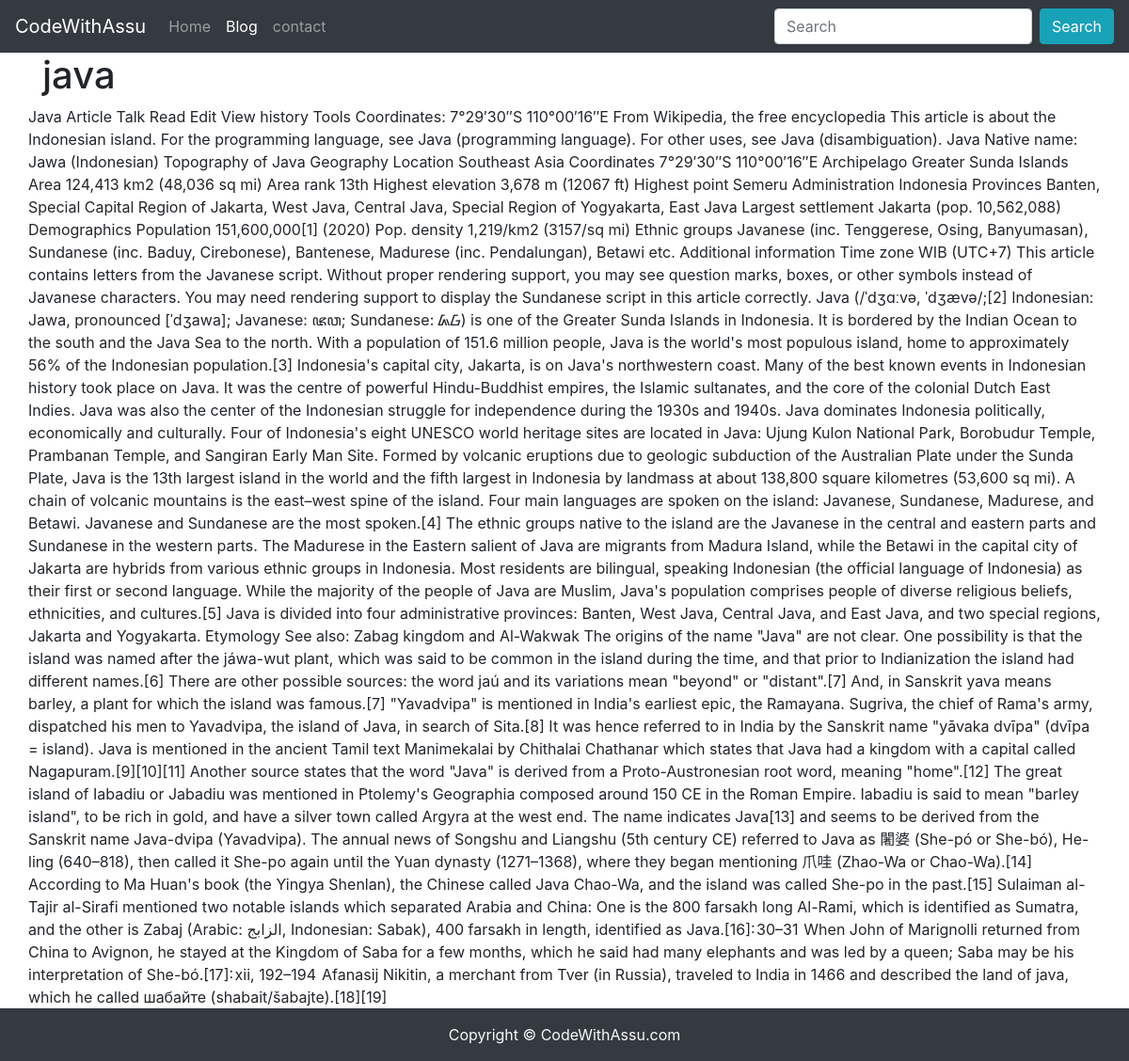
Screenshot of /blogpost/java with the database file from the repository.
### blog/models.py (models this page shows, shortened)
class Blog(models.Model):
    sno=models.AutoField(primary_key=True)
    title=models.CharField(max_length=200)
    short_desc=models.CharField(max_length=300,default='')
    content=models.TextField()
    slug=models.CharField(max_length=100)
    time=models.DateTimeField(auto_now_add=True)

### blog/views.py (the view)
# urls.py: path('blogpost/<str:slug>',views.blogpost,name='blogpost'),
def blogpost(request,slug):
    blog=Blog.objects.filter(slug=slug).first()
    context={'blog':blog}
    return render(request,'blogpost.html',context)

### templates/blogpost.html (shortened to what this page needs)
{% extends "base.html" %}
{% block blogactive %}active{% endblock blogactive %}
{% block body %}
<div class='container'>
    <h1>{{blog.title}}</h1>
    <div class='row'>
        {{blog.content|safe}}
    </div>
</div>
{% endblock body %}

### templates/blogpost.html (style rules this page uses)
.container { min-height:90vh; }

### rows the page displays
Blog: title "java", content "Java Article Talk Read Edit View history Tools Coordinates: 7°29′30″S 110°00′16″E From Wikipedia, the free encyclopedia This article is about the Indonesian island. For the programming language, see Java (programming language). For other uses, see Java (disambiguation). Java Native name: Jawa (Indonesian) Topography of Java Geography Location Southeast Asia Coordinates 7°29′30″S 110°00′16″E Archipelago Greater Sunda Islands Area 124,413 km2 (48,036 sq mi) Area rank 13th Highest elevation 3,678 m (12067 ft) Highest point Semeru Administration Indonesia Provinces Banten, Special Capital Region of Jakarta, West Java, Central Java, Special Region of Yogyakarta, East Java Largest settlement…"
